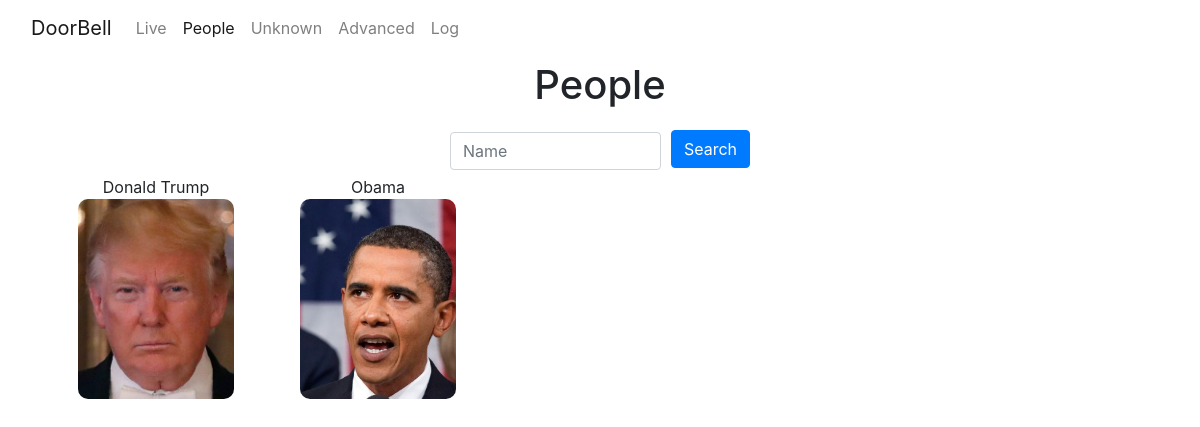
The app's page /people, older data.
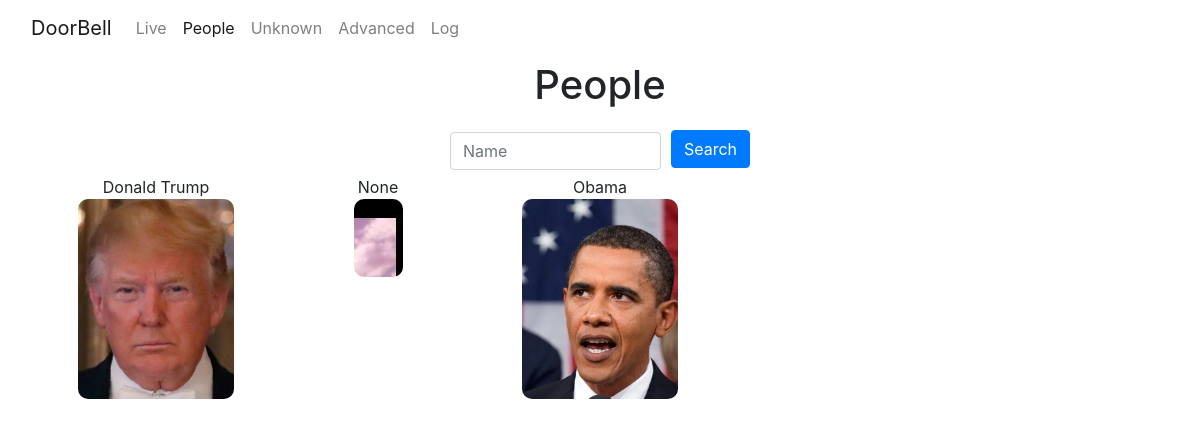
The same page, newer data.
### tables this page shows
CREATE TABLE "people" (
	"id"	INTEGER NOT NULL,
	"name"	TEXT,
	"trusted"	boolean,
	"announce"	TEXT,
	PRIMARY KEY("id")
);

### app.py (the view)
@app.route("/people", methods=["GET", "POST"])
def people_page():
    input1 = request.form.get("name")
    if not input1:
        input1 = ""
    name = '%' + input1 + '%'
    people = db.execute("SELECT name, people.id, image_loc FROM people LEFT JOIN faces ON people.id=person_id WHERE name LIKE ? GROUP BY people.id ORDER BY name ASC", name)
    return render_template("/people.html", people=people)

### app.py (called while the page is built)
@app.after_request
def after_request(response):
    response.headers["Cache-Control"] = "no-cache, no-store, must-revalidate"
    response.headers["Expires"] = 0
    response.headers["Pragma"] = "no-cache"
    return response

### templates/people.html (shortened to what this page needs)
<!DOCTYPE html>
<html>
<head>
    <link rel="stylesheet" href="{{ url_for('static', filename='assets/bootstrap/css/bootstrap.min.css') }}">
    <link rel="stylesheet" href="{{ url_for('static', filename='assets/css/styles.min.css') }}">
</head>
<body>
    <nav class="navbar navbar-light navbar-expand-md">
        <div class="container-fluid"><a class="navbar-brand" href="/">DoorBell</a>
            <div class="collapse navbar-collapse"
                id="navcol-1">
                <ul class="nav navbar-nav">
                    <li class="nav-item" role="presentation"><a class="nav-link" href="/">Live</a></li>
                    <li class="nav-item" role="presentation"><a class="nav-link active" href="/people">People</a></li>
                    <li class="nav-item" role="presentation"><a class="nav-link" href="/people/search/unknown">Unknown</a></li>
                    <li class="nav-item" role="presentation"><a class="nav-link" href="/settings">Advanced</a></li>
                    <li class="nav-item" role="presentation"><a class="nav-link" href="/log">Log</a></li>
                </ul>
            </div>
        </div>
    </nav>
    <div class="container">
        <div class="row">
            <div class="col">
                <h1>People</h1>
            </div>
        </div>
        <div class="row">
            <div class="col d-sm-flex justify-content-sm-center">
                <form style="max-width: 300px;" action="/people"  method="post">
                    <div class="form-row">
                        <div class="col align-self-center"><input class="form-control" type="text" name="name" placeholder="Name"></div>
                        <div class="col-auto align-self-center"><button class="btn btn-primary" type="submit">Search</button></div>
                    </div>
                </form>
            </div>
        </div>
        <div class="row row-cols-2 row-cols-sm-4 row-cols-md-5 row-cols-lg-5 row-cols-xl-5">
            {% for row in people %}
            <div class="col" onclick="window.location='/person/{{ row['id'] }}'">
                <p>{{ row['name'] }}</p><img class="mugicon" src="/{{ row['image_loc'] }}"></div>
            {% endfor %}
        </div>
    </div>
</body>
</html>

Row changes from the older to the newer data that the page shows:
added people: name "None", shows a picture
